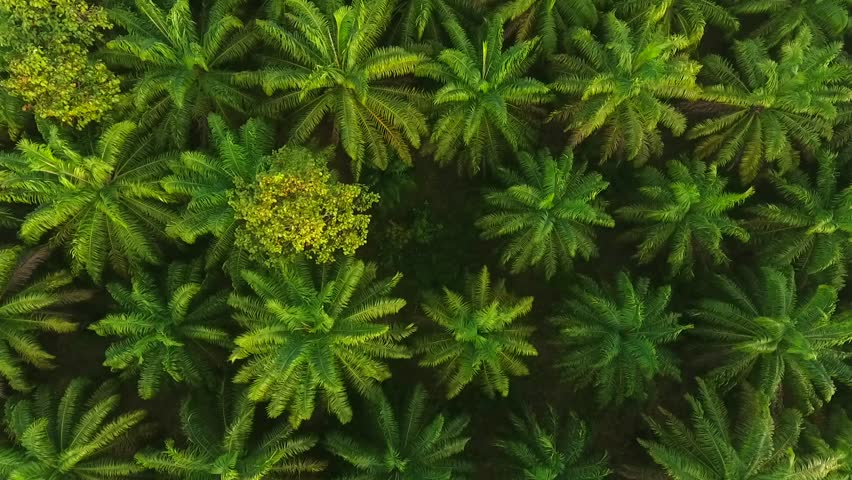
#> input picture test_imgs/test_1.jpg, 852 x 480 px
$ python -i watershed.py   (imports and definitions only)   (older library calls are emulated)
#> lines starting #> are read from the running program, lines starting #| are printed output that depends on the picture; after the words box and inside, x2 and y2 are one past the last pixel; in counts of white or black regions, pixels touching at a corner belong together
import argparse

import cv2
import imutils
import numpy as np
from scipy import ndimage
from skimage.feature import peak_local_max
from skimage.morphology import watershed


def count_trees(img_path):
#> called with img_path = 'test_imgs/test_1.jpg'
    image = cv2.imread(img_path)
#> image is the input picture: shape (480, 852, 3); mean B, G, R 20.8, 78.4, 57.3
    shifted = cv2.pyrMeanShiftFiltering(image, 21, 51)
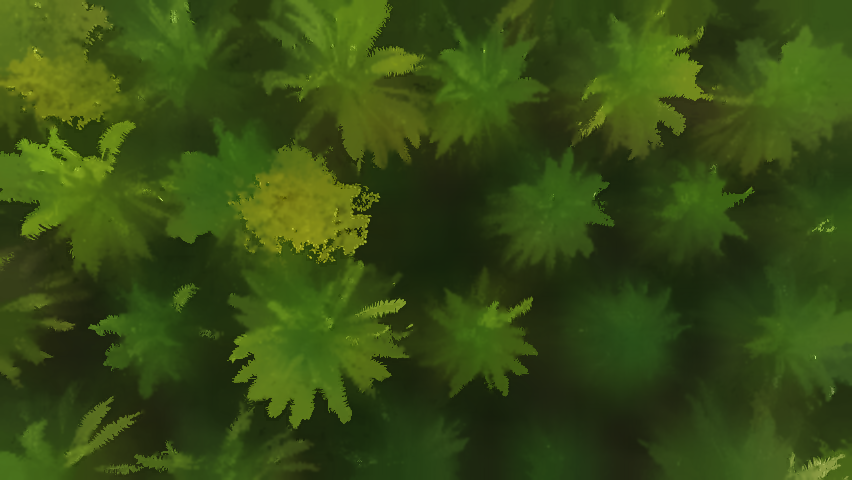
#> shifted: shape (480, 852, 3); mean B, G, R 20, 75.4, 54.5
    # cv2.imshow("Input", image)
    # convert the mean shift image to grayscale, then apply
    # Otsu's thresholding
    gray = cv2.cvtColor(shifted, cv2.COLOR_BGR2GRAY)
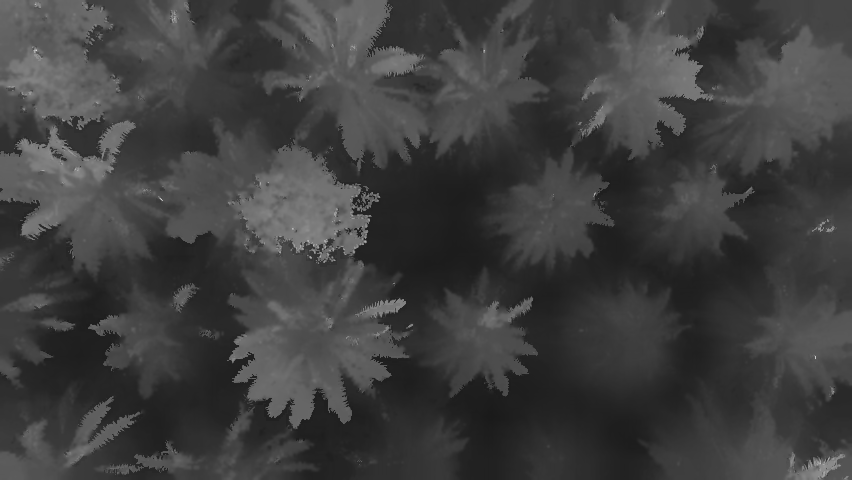
#> gray: shape (480, 852); min 26, max 218, mean 62.8
    thresh = cv2.threshold(gray, 0, 255, cv2.THRESH_BINARY | cv2.THRESH_OTSU)[
        1
    ]
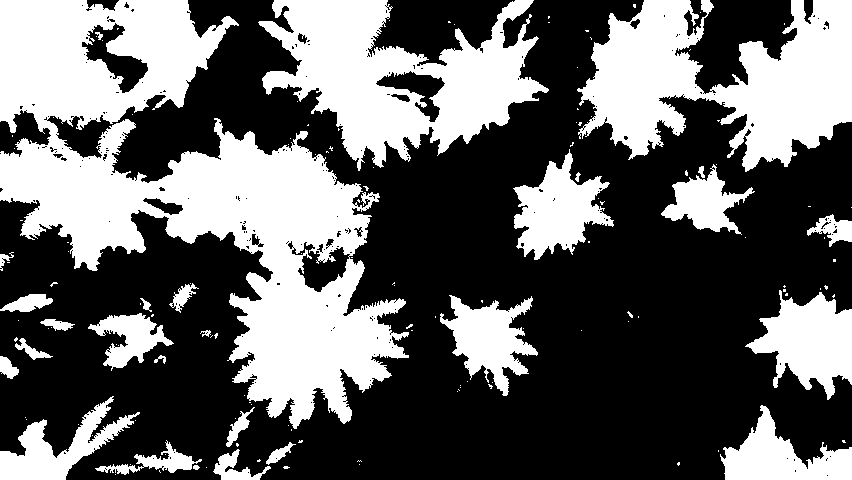
#> thresh: shape (480, 852); 38.8% white; 141 white regions (113 under 20 px), largest, box (x1, y1, x2, y2) and area: (0, 0, 409, 429) 70388, (577, 0, 852, 172) 27094, (258, 0, 549, 171) 24695
    # cv2.imshow("Thresh", thresh)

    # compute the exact Euclidean distance from every binary
    # pixel to the nearest zero pixel, then find peaks in this
    # distance map
    D = ndimage.distance_transform_edt(thresh)
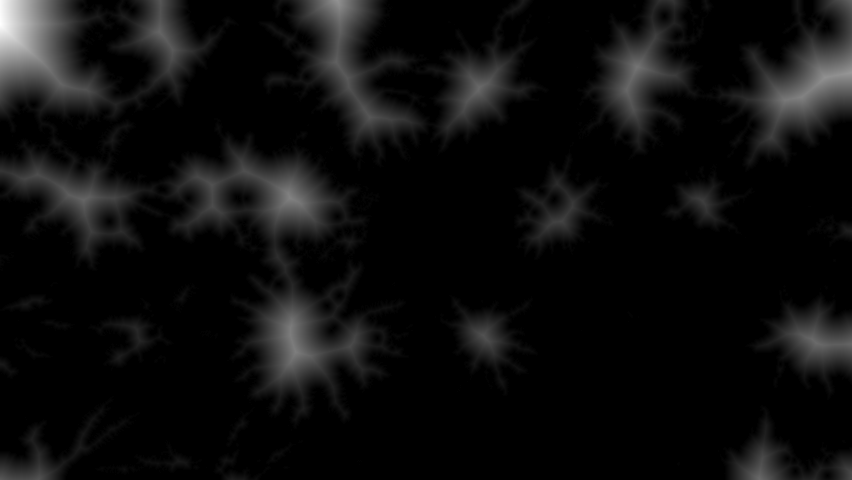
#> D: shape (480, 852) float64; min 0, max 83.95, mean 4.6; drawn with min black and max white
    localMax = peak_local_max(
        D, indices=False, min_distance=25, labels=thresh
    )
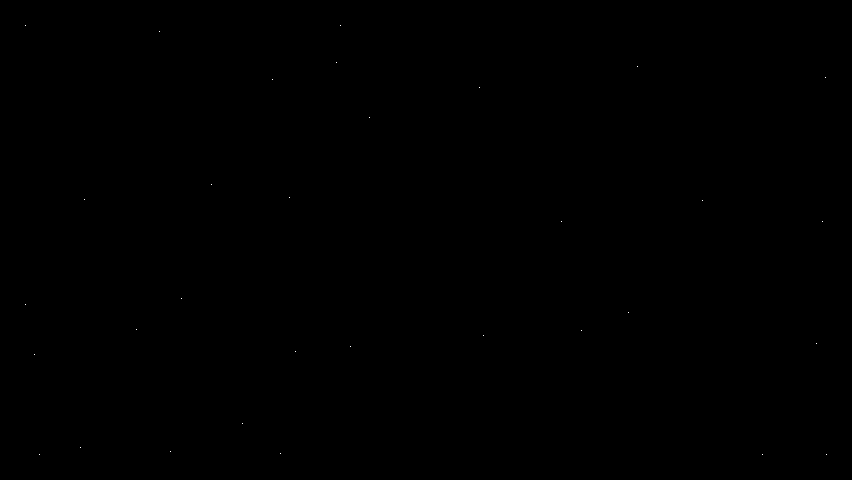
#> localMax: shape (480, 852) bool; 0.01% white in thin lines or dots, all inside (x1, y1, x2, y2) = (25, 25, 827, 455)
    # perform a connected component analysis on the local peaks,
    # using 8-connectivity, then apply the Watershed algorithm

    markers = ndimage.label(localMax, structure=np.ones((3, 3)))[0]
#> markers: shape (480, 852) int32; 33 distinct labels, from 0 to 32
    labels = watershed(-D, markers, mask=thresh)
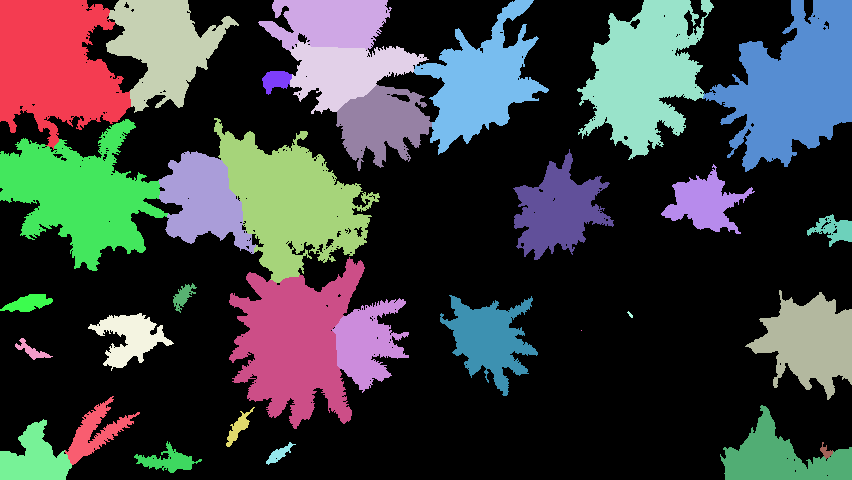
#> labels: shape (480, 852) int32; 33 distinct labels, from 0 to 32; one colour per label, 0 black

    for label in np.unique(labels):
        # if the label is zero, we are examining the 'background'
        # so simply ignore it
        if label == 0:
            continue
        # otherwise, allocate memory for the label region and draw
        # it on the mask
        mask = np.zeros(gray.shape, dtype="uint8")
        mask[labels == label] = 255

        # detect contours in the mask and grab the largest one
        cnts = cv2.findContours(
            mask.copy(), cv2.RETR_EXTERNAL, cv2.CHAIN_APPROX_SIMPLE
        )
        cnts = imutils.grab_contours(cnts)
        c = max(cnts, key=cv2.contourArea)

        ((x, y), r) = cv2.minEnclosingCircle(c)

        cv2.circle(image, (int(x), int(y)), int(r), (0, 255, 0), 2)
        cv2.putText(
            image,
            "#{}".format(label),
            (int(x) - 10, int(y)),
            cv2.FONT_HERSHEY_SIMPLEX,
            0.6,
            (0, 0, 255),
            2,
        )
#> this loop made 33 passes
#> (x, y, r) on passes 2 to 13: (56.04, 63.99, 85.06), (324.5, 15, 66.87), (170.4, 49.6, 72.25), (358.1, 68, 70.46), (645.5, 69, 93.77), (797.4, 85.1, 100.6), (277.3, 81.95, 15.82), (485.5, 77, 90.47), (384.6, 127.3, 50.31), (211.5, 206.5, 62.33), (286.5, 184.3, 98.24), (82.52, 185.6, 89.11)
#> (cnts, x, y, r) on pass 19: (1 contour, all with area under 20, 630, 314, 3.61)
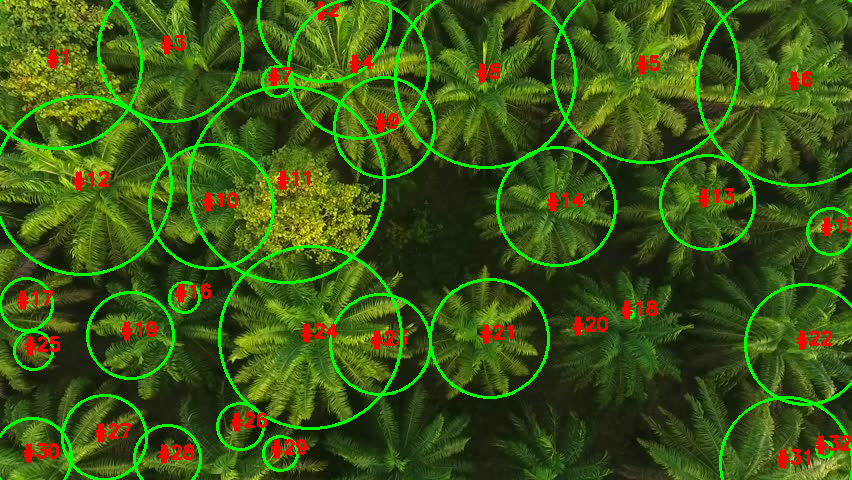
#> image: shape (480, 852, 3); 8.15% of pixels changed, all inside (x1, y1, x2, y2) = (0, 0, 852, 480)
#> mask: shape (480, 852); 0.02% white; 1 white region, box (x1, y1, x2, y2) and area: (820, 442, 833, 459) 97
    return image, len(np.unique(labels)) - 1


# [11 lines not run here, left out]

>>> result = count_trees('test_imgs/test_1.jpg')
